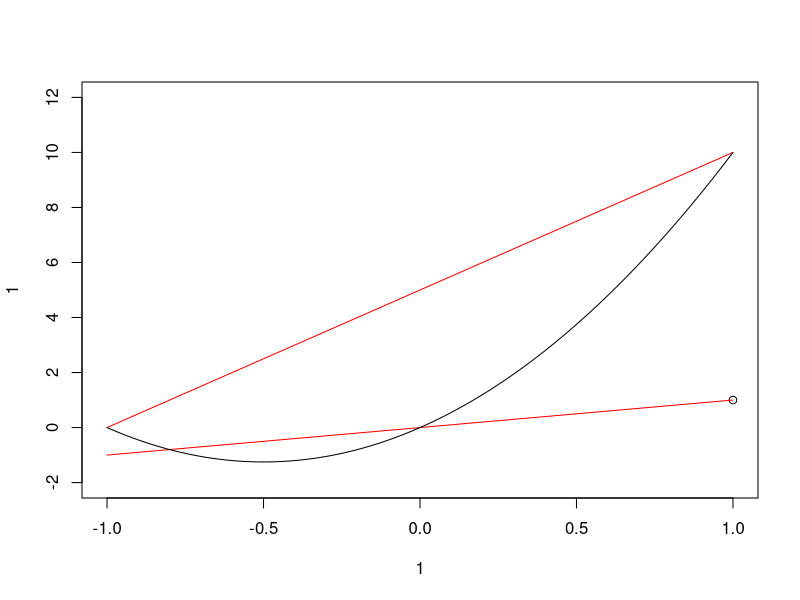

Here is the R script that generated this plot: (Note: a time limit stopped this script after it produced the figure.)
library(R6)

tanh <- function(x){
  return((exp(2*x)-1)/(exp(2*x)+1))
}

sigmoid <- function(x){
  return(1/(1+exp(-x)))
}

del_sigmoid <- function(x){
  return(sigmoid(x)(1-sigmoid(x)))
}

del_tanh <- function(x){
  return(4/((exp(-x)+exp(x))^2))
}

id <- function(x){
  return(x)
}

NN <- R6Class("NN", list(
  L = 1, #Anzahl der Hidden Layer
  B = c(1), #Breite der einzelnen Layer 
  W = c(1,1), #Liste soll Länge der dim haben und Einträge sind Matrizen W 
  d = c(1), #List der Affinen Vektoren
  J = 0,
  theta = c(1,1),
  f = sigmoid,
  
  initialize = function(L = 1, B = c(1,1,1), W = c(1,1,1),d=c(1,1,0), min_gewicht=-2, max_gewicht = 2 ) {
    stopifnot(length(B) == L+2)
    self$W <- vector(mode="list",length=L+1)
    self$L <- L
    self$B <- B
    
    #Erstellen der Matrizen W
    for (i in (0:L)){
      self$W[i+1] <- list(matrix(runif(B[i+1]*B[i+2],min=min_gewicht,max=max_gewicht),nrow=B[i+1],ncol=B[i+2]))
    }
    names(self$W) <- LETTERS[1:(L+1)] 
    
    #Erstellen der affinen Vektoren d
    for (i in (0:(L-1))){
      self$d[i+1] <- list(matrix(runif(B[i+2],min=min_gewicht,max=max_gewicht),nrow=1,ncol=B[i+2]))
    }
    self$d[L+1] <- 0
    names(self$d) <- LETTERS[1:(L+1)]
    
    #Erstellen des J -> braucht man hier aber wahrscheinlich nicht sondern erst in der Berechnung
    for (i in (0:L)){
      self$J <- self$J + norm(self$W[[i+1]],"F")
    }
    
    #Erstellen der theta
    for(i in 1:L){
      self$theta[i] <- list(c(unlist(self$W[i]), unlist(self$d[i])))
    }
    self$theta[L+1] <- self$W[L+1]
    
  },
  #calculate führt die funktion des NN aus 
  calculate = function(x=1){
    for (j in (1:length(x))){
      h <- x[j]
      if (self$L >= 1){
        for (i in LETTERS[1:(self$L)]){
          h <- self$f(self$d[[i]] + h %*% self$W[[i]]) #letzter Schritt ist ohne Aktivierungsfunktion
        }
      }  
      h <- self$d[[LETTERS[(self$L+1)]]] + h %*% self$W[[LETTERS[(self$L+1)]]]
      x[j] <- h
    }  
    return(x)
  },
  calculate2 = function(x=1){
    if (is.array(x)){
      y <- matrix(1:(dim(x)[2]),nrow=dim(x)[2])
      for (j in (1:(dim(x)[2]))){
        h <- x[,j]
        if (self$L >= 1){
          for (i in LETTERS[1:(self$L)]){
            h <- self$f(self$d[[i]] + h %*% self$W[[i]]) #letzter Schritt ist ohne Aktivierungsfunktion
          }
        }  
        h <- self$d[[LETTERS[(self$L+1)]]] + h %*% self$W[[LETTERS[(self$L+1)]]]
        y[j] <- h
      }  
      return(y)
    }
    
    for (j in (1:length(x))){
      h <- x[j]
      if (self$L >= 1){
        for (i in LETTERS[1:(self$L)]){
          h <- self$f(self$d[[i]] + h %*% self$W[[i]]) #letzter Schritt ist ohne Aktivierungsfunktion
        }
      }  
      h <- self$d[[LETTERS[(self$L+1)]]] + h %*% self$W[[LETTERS[(self$L+1)]]]
      x[j] <- h
    }  
    return(x)
  },
  
  eval_till_layer = function(x=1,Layer=1){
    if (Layer == self$L +1){
      x <- self$calculate(x)
    }
    if (self$L >= 1){
      for (i in LETTERS[1:(Layer)]){
        x <- self$f(self$d[[i]] + x %*% self$W[[i]]) #letzter Schritt ist ohne Aktivierungsfunktion
      }
    }
    
      
    return(x)
  },
  
  #Durchführen eines Gradientdescends
  GD = function(x,y,lambda=1,stepsize=1e-4,iterations=100){
    n <- length(x)
    R1 <- 1/n * sum((y-self$calculate(x))^2)
    for (i in 1:iterations){ 
      self$W[["A"]] <- self$W[["A"]] + 1e-3 * x[i] * (y[i]-self$calculate(x[i])) 
    }
    R2 <- 1/n * sum((y-self$calculate(x))^2)
  },
  
  GD2 = function(x,y,lambda=1,stepsize=1e-4,iterations=100){
    n <- length(x)
    for (i in 1:n){
      self$W[[LETTERS[self$L+1]]] <- self$W[[LETTERS[self$L+1]]] + t(0.1*self$eval_till_layer(x[i],self$L)*(y[i]-self$calculate(x[i])))
      self$W[[LETTERS[self$L]]] <- self$W[[LETTERS[self$L]]] + 0.1*t(self$W[[LETTERS[self$L+1]]])*self$eval_till_layer(x[i],self$L)*(y[i]-self$calculate(x[i]))
    }
  },
  GD3 = function(x,y,iteration=10,delta=0.02){
      for (j in 1:iteration){
        W_tmp <- vector(mode="list",length=self$L+1)
        names(W_tmp) <- LETTERS[1:(self$L+1)]
        d_tmp <- vector(mode="list",length=self$L+1)
        names(d_tmp) <- LETTERS[1:(self$L+1)]
        R1 <- sum((y-self$calculate2(x))^2)
        for (k in 1:(self$L +1)){
          W_tmp[[LETTERS[k]]] <- self$W[[LETTERS[k]]]
          for (l in 1:length(self$W[[LETTERS[k]]])){
            self$W[[LETTERS[k]]][l] <- self$W[[LETTERS[k]]][l] + runif(1,min=-delta,max=delta)
          }
          d_tmp[[LETTERS[k]]] <- self$d[[LETTERS[k]]]
          for (l in 1:length(self$d[[LETTERS[k]]])){
            self$d[[LETTERS[k]]][l] <- self$d[[LETTERS[k]]][l] + runif(1,min=-delta,max=delta)
          }
        }
        R2 <- sum((y-self$calculate2(x))^2)
        if (R1 < R2){
          self$W <- W_tmp
          self$d <- d_tmp
          
        }
        
        print(R1)
        print(R2)
        if (j %% 10){
          print(j/10)
        }
      }

  }
  )
)



N1 <- NN$new(3,c(2,50,50,50,1)) 
x_1 <- seq(-1,1,2/101)
x_2 <- seq(0,10,10/101)
x_3 <- x_1 * x_2
x <- matrix(x_1,nrow=1)
x <- rbind(x,x_2)


plot(1,1,xlim=c(-1,1),ylim=c(-2,12))
lines(x_1,x_1,type="l",col="red")
lines(x_1,x_2,type="l",col="red")
lines(x_1,x_3,type="l",col="black")

y <- N1$calculate2(x) 
lines(x_1,y,col="blue")

N1$GD3(x,x_3,1000,0.01)
y <- N1$calculate2(x) 
lines(x_1,y,col="orange")




#N1$GD(xs,xs,iterations=100)
#y <- N1$calculate(x)
#lines(x,y,col="black")
#N1$GD(xs,xs,iterations=200)
#y <- N1$calculate(x)
#lines(x,y,col="orange")
#lines(x,x,col="purple")
#legend(-10, 5, legend=c("start", "25 Schritte","50 Schritte","100 Schritte","200 Schritte","echte funktion"),
#       col=c("red", "blue","green","black","orange","purple"),lty=1,  cex=0.8)
#N1$W
#N1$J
